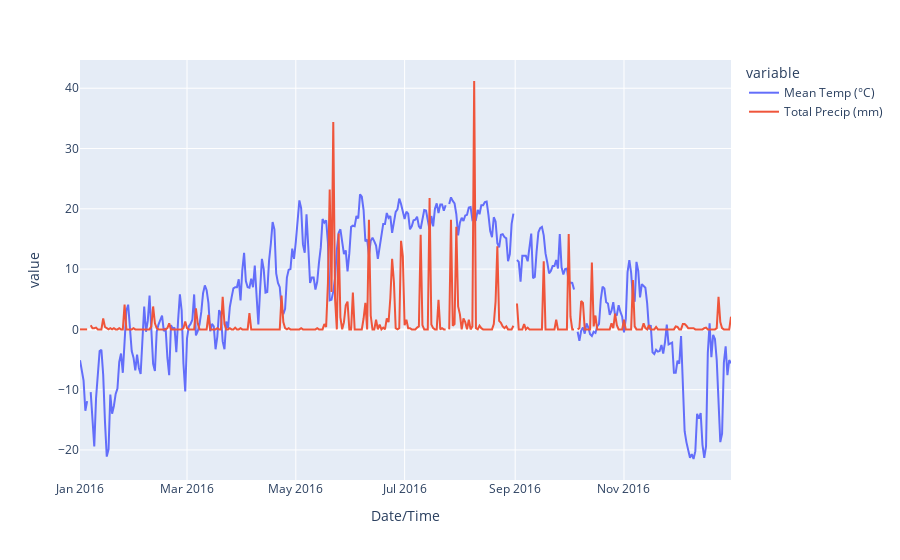

Notebook code cell kept with this figure:
### Code cell
import plotly.express as px
fig = px.line(df, x='Date/Time', y=['Mean Temp (°C)', 'Total Precip (mm)'])
fig.show()

### Figure 1 — Plotly figure (JSON) as saved in the notebook; plotly's stock layout.template omitted (floating-point values rounded to 4 significant figures; data arrays with more than 128 entries replaced by an {"elided": "..."} marker saying what was removed)
{"data": [{"hovertemplate": "variable=Mean Temp (°C)<br>Date/Time=%{x}<br>value=%{y}<extra></extra>", "legendgroup": "Mean Temp (°C)", "line": {"color": "#636efa", "dash": "solid"}, "marker": {"symbol": "circle"}, "mode": "lines", "name": "Mean Temp (°C)", "orientation": "v", "showlegend": true, "type": "scatter", "x": {"elided": "366 str values"}, "xaxis": "x", "y": {"elided": "366 float values"}, "yaxis": "y"}, {"hovertemplate": "variable=Total Precip (mm)<br>Date/Time=%{x}<br>value=%{y}<extra></extra>", "legendgroup": "Total Precip (mm)", "line": {"color": "#EF553B", "dash": "solid"}, "marker": {"symbol": "circle"}, "mode": "lines", "name": "Total Precip (mm)", "orientation": "v", "showlegend": true, "type": "scatter", "x": {"elided": "366 str values"}, "xaxis": "x", "y": {"elided": "366 float values"}, "yaxis": "y"}], "layout": {"legend": {"title": {"text": "variable"}, "tracegroupgap": 0}, "margin": {"t": 60}, "xaxis": {"anchor": "y", "domain": [0, 1], "title": {"text": "Date/Time"}}, "yaxis": {"anchor": "x", "domain": [0, 1], "title": {"text": "value"}}}}
